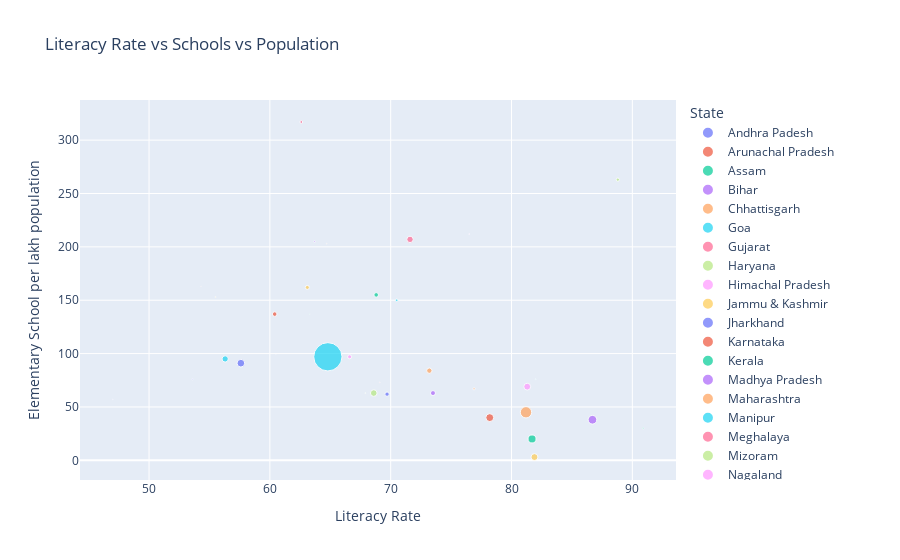

Write notebook code for a chart like this one.
### Code cell
fig = px.scatter(df, 
                 x="Literacy Rate", 
                 y="Elementary School per lakh population", 
                 size="Population in (Cr) of Total Census 2001", 
                 color="State",
                 title="Literacy Rate vs Schools vs Population")

fig.show()

### Figure 1 — Plotly figure (JSON) as saved in the notebook; plotly's stock layout.template omitted (floating-point values rounded to 4 significant figures)
{"data": [{"hovertemplate": "State=Andhra Padesh<br>Literacy Rate=%{x}<br>Elementary School per lakh population=%{y}<br>Population in (Cr) of Total Census 2001=%{marker.size}<extra></extra>", "legendgroup": "Andhra Padesh", "marker": {"color": "#636efa", "size": [0.01], "sizemode": "area", "sizeref": 0.2571, "symbol": "circle"}, "mode": "markers", "name": "Andhra Padesh", "orientation": "v", "showlegend": true, "type": "scatter", "x": [60.5], "xaxis": "x", "y": [99], "yaxis": "y"}, {"hovertemplate": "State=Arunachal Pradesh<br>Literacy Rate=%{x}<br>Elementary School per lakh population=%{y}<br>Population in (Cr) of Total Census 2001=%{marker.size}<extra></extra>", "legendgroup": "Arunachal Pradesh", "marker": {"color": "#EF553B", "size": [0.02], "sizemode": "area", "sizeref": 0.2571, "symbol": "circle"}, "mode": "markers", "name": "Arunachal Pradesh", "orientation": "v", "showlegend": true, "type": "scatter", "x": [54.3], "xaxis": "x", "y": [163], "yaxis": "y"}, {"hovertemplate": "State=Assam<br>Literacy Rate=%{x}<br>Elementary School per lakh population=%{y}<br>Population in (Cr) of Total Census 2001=%{marker.size}<extra></extra>", "legendgroup": "Assam", "marker": {"color": "#00cc96", "size": [0.03], "sizemode": "area", "sizeref": 0.2571, "symbol": "circle"}, "mode": "markers", "name": "Assam", "orientation": "v", "showlegend": true, "type": "scatter", "x": [63.3], "xaxis": "x", "y": [137], "yaxis": "y"}, {"hovertemplate": "State=Bihar<br>Literacy Rate=%{x}<br>Elementary School per lakh population=%{y}<br>Population in (Cr) of Total Census 2001=%{marker.size}<extra></extra>", "legendgroup": "Bihar", "marker": {"color": "#ab63fa", "size": [0.05], "sizemode": "area", "sizeref": 0.2571, "symbol": "circle"}, "mode": "markers", "name": "Bihar", "orientation": "v", "showlegend": true, "type": "scatter", "x": [47.0], "xaxis": "x", "y": [57], "yaxis": "y"}, {"hovertemplate": "State=Chhattisgarh<br>Literacy Rate=%{x}<br>Elementary School per lakh population=%{y}<br>Population in (Cr) of Total Census 2001=%{marker.size}<extra></extra>", "legendgroup": "Chhattisgarh", "marker": {"color": "#FFA15A", "size": [0.06], "sizemode": "area", "sizeref": 0.2571, "symbol": "circle"}, "mode": "markers", "name": "Chhattisgarh", "orientation": "v", "showlegend": true, "type": "scatter", "x": [64.7], "xaxis": "x", "y": [203], "yaxis": "y"}, {"hovertemplate": "State=Goa<br>Literacy Rate=%{x}<br>Elementary School per lakh population=%{y}<br>Population in (Cr) of Total Census 2001=%{marker.size}<extra></extra>", "legendgroup": "Goa", "marker": {"color": "#19d3f3", "size": [0.09], "sizemode": "area", "sizeref": 0.2571, "symbol": "circle"}, "mode": "markers", "name": "Goa", "orientation": "v", "showlegend": true, "type": "scatter", "x": [82.0], "xaxis": "x", "y": [76], "yaxis": "y"}, {"hovertemplate": "State=Gujarat<br>Literacy Rate=%{x}<br>Elementary School per lakh population=%{y}<br>Population in (Cr) of Total Census 2001=%{marker.size}<extra></extra>", "legendgroup": "Gujarat", "marker": {"color": "#FF6692", "size": [0.09], "sizemode": "area", "sizeref": 0.2571, "symbol": "circle"}, "mode": "markers", "name": "Gujarat", "orientation": "v", "showlegend": true, "type": "scatter", "x": [69.1], "xaxis": "x", "y": [73], "yaxis": "y"}, {"hovertemplate": "State=Haryana<br>Literacy Rate=%{x}<br>Elementary School per lakh population=%{y}<br>Population in (Cr) of Total Census 2001=%{marker.size}<extra></extra>", "legendgroup": "Haryana", "marker": {"color": "#B6E880", "size": [0.1], "sizemode": "area", "sizeref": 0.2571, "symbol": "circle"}, "mode": "markers", "name": "Haryana", "orientation": "v", "showlegend": true, "type": "scatter", "x": [67.9], "xaxis": "x", "y": [63], "yaxis": "y"}, {"hovertemplate": "State=Himachal Pradesh<br>Literacy Rate=%{x}<br>Elementary School per lakh population=%{y}<br>Population in (Cr) of Total Census 2001=%{marker.size}<extra></extra>", "legendgroup": "Himachal Pradesh", "marker": {"color": "#FF97FF", "size": [0.11], "sizemode": "area", "sizeref": 0.2571, "symbol": "circle"}, "mode": "markers", "name": "Himachal Pradesh", "orientation": "v", "showlegend": true, "type": "scatter", "x": [76.5], "xaxis": "x", "y": [212], "yaxis": "y"}, {"hovertemplate": "State=Jammu & Kashmir<br>Literacy Rate=%{x}<br>Elementary School per lakh population=%{y}<br>Population in (Cr) of Total Census 2001=%{marker.size}<extra></extra>", "legendgroup": "Jammu & Kashmir", "marker": {"color": "#FECB52", "size": [0.13], "sizemode": "area", "sizeref": 0.2571, "symbol": "circle"}, "mode": "markers", "name": "Jammu & Kashmir", "orientation": "v", "showlegend": true, "type": "scatter", "x": [55.5], "xaxis": "x", "y": [153], "yaxis": "y"}, {"hovertemplate": "State=Jharkhand<br>Literacy Rate=%{x}<br>Elementary School per lakh population=%{y}<br>Population in (Cr) of Total Census 2001=%{marker.size}<extra></extra>", "legendgroup": "Jharkhand", "marker": {"color": "#636efa", "size": [0.2], "sizemode": "area", "sizeref": 0.2571, "symbol": "circle"}, "mode": "markers", "name": "Jharkhand", "orientation": "v", "showlegend": true, "type": "scatter", "x": [53.6], "xaxis": "x", "y": [76], "yaxis": "y"}, {"hovertemplate": "State=Karnataka<br>Literacy Rate=%{x}<br>Elementary School per lakh population=%{y}<br>Population in (Cr) of Total Census 2001=%{marker.size}<extra></extra>", "legendgroup": "Karnataka", "marker": {"color": "#EF553B", "size": [0.22], "sizemode": "area", "sizeref": 0.2571, "symbol": "circle"}, "mode": "markers", "name": "Karnataka", "orientation": "v", "showlegend": true, "type": "scatter", "x": [66.6], "xaxis": "x", "y": [97], "yaxis": "y"}, {"hovertemplate": "State=Kerala<br>Literacy Rate=%{x}<br>Elementary School per lakh population=%{y}<br>Population in (Cr) of Total Census 2001=%{marker.size}<extra></extra>", "legendgroup": "Kerala", "marker": {"color": "#00cc96", "size": [0.23], "sizemode": "area", "sizeref": 0.2571, "symbol": "circle"}, "mode": "markers", "name": "Kerala", "orientation": "v", "showlegend": true, "type": "scatter", "x": [90.9], "xaxis": "x", "y": [30], "yaxis": "y"}, {"hovertemplate": "State=Madhya Pradesh<br>Literacy Rate=%{x}<br>Elementary School per lakh population=%{y}<br>Population in (Cr) of Total Census 2001=%{marker.size}<extra></extra>", "legendgroup": "Madhya Pradesh", "marker": {"color": "#ab63fa", "size": [0.32], "sizemode": "area", "sizeref": 0.2571, "symbol": "circle"}, "mode": "markers", "name": "Madhya Pradesh", "orientation": "v", "showlegend": true, "type": "scatter", "x": [63.7], "xaxis": "x", "y": [205], "yaxis": "y"}, {"hovertemplate": "State=Maharashtra<br>Literacy Rate=%{x}<br>Elementary School per lakh population=%{y}<br>Population in (Cr) of Total Census 2001=%{marker.size}<extra></extra>", "legendgroup": "Maharashtra", "marker": {"color": "#FFA15A", "size": [0.61], "sizemode": "area", "sizeref": 0.2571, "symbol": "circle"}, "mode": "markers", "name": "Maharashtra", "orientation": "v", "showlegend": true, "type": "scatter", "x": [76.9], "xaxis": "x", "y": [67], "yaxis": "y"}, {"hovertemplate": "State=Manipur<br>Literacy Rate=%{x}<br>Elementary School per lakh population=%{y}<br>Population in (Cr) of Total Census 2001=%{marker.size}<extra></extra>", "legendgroup": "Manipur", "marker": {"color": "#19d3f3", "size": [0.85], "sizemode": "area", "sizeref": 0.2571, "symbol": "circle"}, "mode": "markers", "name": "Manipur", "orientation": "v", "showlegend": true, "type": "scatter", "x": [70.5], "xaxis": "x", "y": [150], "yaxis": "y"}, {"hovertemplate": "State=Meghalaya<br>Literacy Rate=%{x}<br>Elementary School per lakh population=%{y}<br>Population in (Cr) of Total Census 2001=%{marker.size}<extra></extra>", "legendgroup": "Meghalaya", "marker": {"color": "#FF6692", "size": [1.01], "sizemode": "area", "sizeref": 0.2571, "symbol": "circle"}, "mode": "markers", "name": "Meghalaya", "orientation": "v", "showlegend": true, "type": "scatter", "x": [62.6], "xaxis": "x", "y": [317], "yaxis": "y"}, {"hovertemplate": "State=Mizoram<br>Literacy Rate=%{x}<br>Elementary School per lakh population=%{y}<br>Population in (Cr) of Total Census 2001=%{marker.size}<extra></extra>", "legendgroup": "Mizoram", "marker": {"color": "#B6E880", "size": [1.38], "sizemode": "area", "sizeref": 0.2571, "symbol": "circle"}, "mode": "markers", "name": "Mizoram", "orientation": "v", "showlegend": true, "type": "scatter", "x": [88.8], "xaxis": "x", "y": [263], "yaxis": "y"}, {"hovertemplate": "State=Nagaland<br>Literacy Rate=%{x}<br>Elementary School per lakh population=%{y}<br>Population in (Cr) of Total Census 2001=%{marker.size}<extra></extra>", "legendgroup": "Nagaland", "marker": {"color": "#FF97FF", "size": [2.08], "sizemode": "area", "sizeref": 0.2571, "symbol": "circle"}, "mode": "markers", "name": "Nagaland", "orientation": "v", "showlegend": true, "type": "scatter", "x": [66.6], "xaxis": "x", "y": [97], "yaxis": "y"}, {"hovertemplate": "State=Orissa<br>Literacy Rate=%{x}<br>Elementary School per lakh population=%{y}<br>Population in (Cr) of Total Census 2001=%{marker.size}<extra></extra>", "legendgroup": "Orissa", "marker": {"color": "#FECB52", "size": [2.11], "sizemode": "area", "sizeref": 0.2571, "symbol": "circle"}, "mode": "markers", "name": "Orissa", "orientation": "v", "showlegend": true, "type": "scatter", "x": [63.1], "xaxis": "x", "y": [162], "yaxis": "y"}, {"hovertemplate": "State=Punjab<br>Literacy Rate=%{x}<br>Elementary School per lakh population=%{y}<br>Population in (Cr) of Total Census 2001=%{marker.size}<extra></extra>", "legendgroup": "Punjab", "marker": {"color": "#636efa", "size": [2.43], "sizemode": "area", "sizeref": 0.2571, "symbol": "circle"}, "mode": "markers", "name": "Punjab", "orientation": "v", "showlegend": true, "type": "scatter", "x": [69.7], "xaxis": "x", "y": [62], "yaxis": "y"}, {"hovertemplate": "State=Rajasthan<br>Literacy Rate=%{x}<br>Elementary School per lakh population=%{y}<br>Population in (Cr) of Total Census 2001=%{marker.size}<extra></extra>", "legendgroup": "Rajasthan", "marker": {"color": "#EF553B", "size": [2.67], "sizemode": "area", "sizeref": 0.2571, "symbol": "circle"}, "mode": "markers", "name": "Rajasthan", "orientation": "v", "showlegend": true, "type": "scatter", "x": [60.4], "xaxis": "x", "y": [137], "yaxis": "y"}, {"hovertemplate": "State=Sikkim<br>Literacy Rate=%{x}<br>Elementary School per lakh population=%{y}<br>Population in (Cr) of Total Census 2001=%{marker.size}<extra></extra>", "legendgroup": "Sikkim", "marker": {"color": "#00cc96", "size": [2.69], "sizemode": "area", "sizeref": 0.2571, "symbol": "circle"}, "mode": "markers", "name": "Sikkim", "orientation": "v", "showlegend": true, "type": "scatter", "x": [68.8], "xaxis": "x", "y": [155], "yaxis": "y"}, {"hovertemplate": "State=Tamil Nadu<br>Literacy Rate=%{x}<br>Elementary School per lakh population=%{y}<br>Population in (Cr) of Total Census 2001=%{marker.size}<extra></extra>", "legendgroup": "Tamil Nadu", "marker": {"color": "#ab63fa", "size": [3.18], "sizemode": "area", "sizeref": 0.2571, "symbol": "circle"}, "mode": "markers", "name": "Tamil Nadu", "orientation": "v", "showlegend": true, "type": "scatter", "x": [73.5], "xaxis": "x", "y": [63], "yaxis": "y"}, {"hovertemplate": "State=Tripura<br>Literacy Rate=%{x}<br>Elementary School per lakh population=%{y}<br>Population in (Cr) of Total Census 2001=%{marker.size}<extra></extra>", "legendgroup": "Tripura", "marker": {"color": "#FFA15A", "size": [3.68], "sizemode": "area", "sizeref": 0.2571, "symbol": "circle"}, "mode": "markers", "name": "Tripura", "orientation": "v", "showlegend": true, "type": "scatter", "x": [73.2], "xaxis": "x", "y": [84], "yaxis": "y"}, {"hovertemplate": "State=Uttar Pradesh<br>Literacy Rate=%{x}<br>Elementary School per lakh population=%{y}<br>Population in (Cr) of Total Census 2001=%{marker.size}<extra></extra>", "legendgroup": "Uttar Pradesh", "marker": {"color": "#19d3f3", "size": [5.06], "sizemode": "area", "sizeref": 0.2571, "symbol": "circle"}, "mode": "markers", "name": "Uttar Pradesh", "orientation": "v", "showlegend": true, "type": "scatter", "x": [56.3], "xaxis": "x", "y": [95], "yaxis": "y"}, {"hovertemplate": "State=Uttaranchal<br>Literacy Rate=%{x}<br>Elementary School per lakh population=%{y}<br>Population in (Cr) of Total Census 2001=%{marker.size}<extra></extra>", "legendgroup": "Uttaranchal", "marker": {"color": "#FF6692", "size": [5.28], "sizemode": "area", "sizeref": 0.2571, "symbol": "circle"}, "mode": "markers", "name": "Uttaranchal", "orientation": "v", "showlegend": true, "type": "scatter", "x": [71.6], "xaxis": "x", "y": [207], "yaxis": "y"}, {"hovertemplate": "State=West Bengal<br>Literacy Rate=%{x}<br>Elementary School per lakh population=%{y}<br>Population in (Cr) of Total Census 2001=%{marker.size}<extra></extra>", "legendgroup": "West Bengal", "marker": {"color": "#B6E880", "size": [5.65], "sizemode": "area", "sizeref": 0.2571, "symbol": "circle"}, "mode": "markers", "name": "West Bengal", "orientation": "v", "showlegend": true, "type": "scatter", "x": [68.6], "xaxis": "x", "y": [63], "yaxis": "y"}, {"hovertemplate": "State=Andaman & Nicobar Islands<br>Literacy Rate=%{x}<br>Elementary School per lakh population=%{y}<br>Population in (Cr) of Total Census 2001=%{marker.size}<extra></extra>", "legendgroup": "Andaman & Nicobar Islands", "marker": {"color": "#FF97FF", "size": [6.03], "sizemode": "area", "sizeref": 0.2571, "symbol": "circle"}, "mode": "markers", "name": "Andaman & Nicobar Islands", "orientation": "v", "showlegend": true, "type": "scatter", "x": [81.3], "xaxis": "x", "y": [69], "yaxis": "y"}, {"hovertemplate": "State=Chandigarh<br>Literacy Rate=%{x}<br>Elementary School per lakh population=%{y}<br>Population in (Cr) of Total Census 2001=%{marker.size}<extra></extra>", "legendgroup": "Chandigarh", "marker": {"color": "#FECB52", "size": [6.24], "sizemode": "area", "sizeref": 0.2571, "symbol": "circle"}, "mode": "markers", "name": "Chandigarh", "orientation": "v", "showlegend": true, "type": "scatter", "x": [81.9], "xaxis": "x", "y": [3], "yaxis": "y"}, {"hovertemplate": "State=Dadra & Nagar Haveli<br>Literacy Rate=%{x}<br>Elementary School per lakh population=%{y}<br>Population in (Cr) of Total Census 2001=%{marker.size}<extra></extra>", "legendgroup": "Dadra & Nagar Haveli", "marker": {"color": "#636efa", "size": [7.62], "sizemode": "area", "sizeref": 0.2571, "symbol": "circle"}, "mode": "markers", "name": "Dadra & Nagar Haveli", "orientation": "v", "showlegend": true, "type": "scatter", "x": [57.6], "xaxis": "x", "y": [91], "yaxis": "y"}, {"hovertemplate": "State=Daman & Diu<br>Literacy Rate=%{x}<br>Elementary School per lakh population=%{y}<br>Population in (Cr) of Total Census 2001=%{marker.size}<extra></extra>", "legendgroup": "Daman & Diu", "marker": {"color": "#EF553B", "size": [8.02], "sizemode": "area", "sizeref": 0.2571, "symbol": "circle"}, "mode": "markers", "name": "Daman & Diu", "orientation": "v", "showlegend": true, "type": "scatter", "x": [78.2], "xaxis": "x", "y": [40], "yaxis": "y"}, {"hovertemplate": "State=Delhi<br>Literacy Rate=%{x}<br>Elementary School per lakh population=%{y}<br>Population in (Cr) of Total Census 2001=%{marker.size}<extra></extra>", "legendgroup": "Delhi", "marker": {"color": "#00cc96", "size": [8.3], "sizemode": "area", "sizeref": 0.2571, "symbol": "circle"}, "mode": "markers", "name": "Delhi", "orientation": "v", "showlegend": true, "type": "scatter", "x": [81.7], "xaxis": "x", "y": [20], "yaxis": "y"}, {"hovertemplate": "State=Lakshadweep<br>Literacy Rate=%{x}<br>Elementary School per lakh population=%{y}<br>Population in (Cr) of Total Census 2001=%{marker.size}<extra></extra>", "legendgroup": "Lakshadweep", "marker": {"color": "#ab63fa", "size": [9.69], "sizemode": "area", "sizeref": 0.2571, "symbol": "circle"}, "mode": "markers", "name": "Lakshadweep", "orientation": "v", "showlegend": true, "type": "scatter", "x": [86.7], "xaxis": "x", "y": [38], "yaxis": "y"}, {"hovertemplate": "State=Pondicherry<br>Literacy Rate=%{x}<br>Elementary School per lakh population=%{y}<br>Population in (Cr) of Total Census 2001=%{marker.size}<extra></extra>", "legendgroup": "Pondicherry", "marker": {"color": "#FFA15A", "size": [16.62], "sizemode": "area", "sizeref": 0.2571, "symbol": "circle"}, "mode": "markers", "name": "Pondicherry", "orientation": "v", "showlegend": true, "type": "scatter", "x": [81.2], "xaxis": "x", "y": [45], "yaxis": "y"}, {"hovertemplate": "State=India<br>Literacy Rate=%{x}<br>Elementary School per lakh population=%{y}<br>Population in (Cr) of Total Census 2001=%{marker.size}<extra></extra>", "legendgroup": "India", "marker": {"color": "#19d3f3", "size": [102.9], "sizemode": "area", "sizeref": 0.2571, "symbol": "circle"}, "mode": "markers", "name": "India", "orientation": "v", "showlegend": true, "type": "scatter", "x": [64.8], "xaxis": "x", "y": [97], "yaxis": "y"}], "layout": {"legend": {"itemsizing": "constant", "title": {"text": "State"}, "tracegroupgap": 0}, "title": {"text": "Literacy Rate vs Schools vs Population"}, "xaxis": {"anchor": "y", "domain": [0, 1], "title": {"text": "Literacy Rate"}}, "yaxis": {"anchor": "x", "domain": [0, 1], "title": {"text": "Elementary School per lakh population"}}}}
